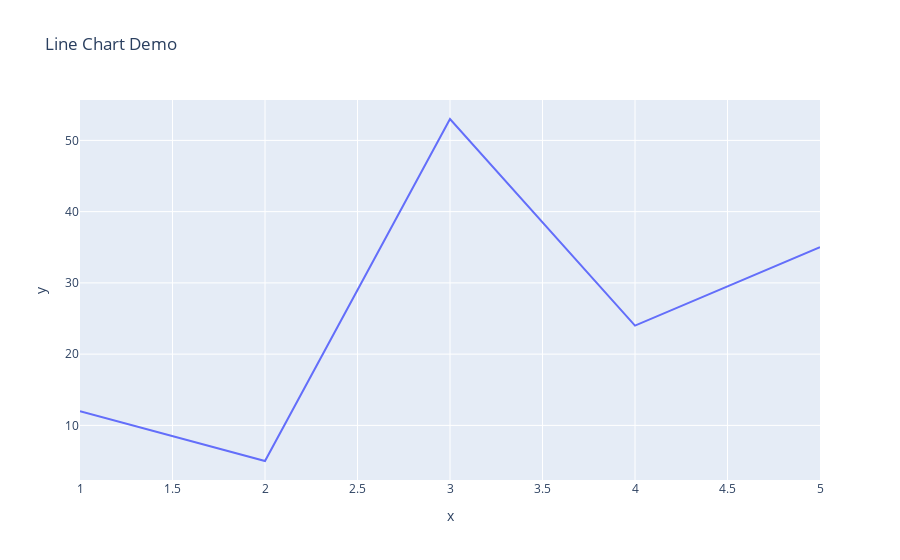

The cell this chart's notebook holds for it:
### Code cell
x=np.array([12,5,53,24,35])
px.line(x=[1,2,3,4,5], y=x, title='Line Chart Demo')

### Figure 1 — Plotly figure (JSON) as saved in the notebook; plotly's stock layout.template omitted (floating-point values rounded to 4 significant figures)
{"data": [{"hovertemplate": "x=%{x}<br>y=%{y}<extra></extra>", "legendgroup": "", "line": {"color": "#636efa", "dash": "solid"}, "marker": {"symbol": "circle"}, "mode": "lines", "name": "", "orientation": "v", "showlegend": false, "type": "scatter", "x": [1, 2, 3, 4, 5], "xaxis": "x", "y": [12, 5, 53, 24, 35], "yaxis": "y"}], "layout": {"legend": {"tracegroupgap": 0}, "title": {"text": "Line Chart Demo"}, "xaxis": {"anchor": "y", "domain": [0, 1], "title": {"text": "x"}}, "yaxis": {"anchor": "x", "domain": [0, 1], "title": {"text": "y"}}}}
